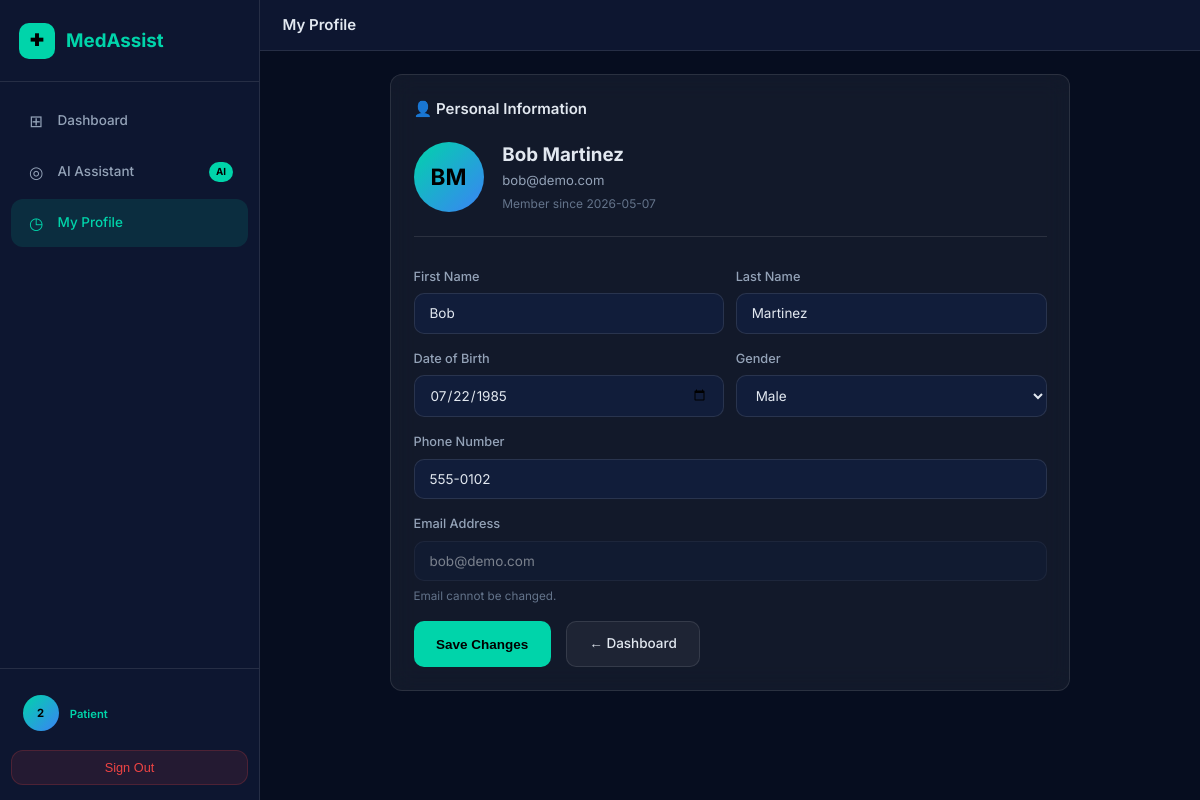
The app's page /profile (signed in) with its own data.
### tables this page shows
CREATE TABLE PATIENT (
    Patient_ID       INTEGER PRIMARY KEY AUTOINCREMENT,
    First_Name       TEXT NOT NULL,
    Last_Name        TEXT NOT NULL,
    DOB              TEXT,
    Gender           TEXT,
    Phone            TEXT,
    Email            TEXT NOT NULL UNIQUE,
    Password_Hash    TEXT NOT NULL,
    Role             TEXT NOT NULL DEFAULT 'patient',   -- 'patient' | 'doctor' | 'admin'
    Is_Admin         INTEGER DEFAULT 0,
    Linked_Doctor_ID INTEGER,                           -- FK to DOCTOR (for doctor accounts)
    Created_At       DATETIME DEFAULT CURRENT_TIMESTAMP,
    FOREIGN KEY (Linked_Doctor_ID) REFERENCES DOCTOR(Doctor_ID) ON DELETE SET NULL
);

### app/routes/profile.py (the view, shortened to what this page needs)
@profile.route('/profile', methods=['GET', 'POST'])
@login_required
def index():
    patient_id = session['patient_id']
    db = get_db()
    patient = db.execute(
        "SELECT * FROM PATIENT WHERE Patient_ID = ?", (patient_id,)
    ).fetchone()
    if not patient:
        session.clear()
        return redirect(url_for('auth.login'))
    return render_template('profile.html', patient=patient, csrf_token=get_csrf_token())

### app/auth.py (called while the page is built)
def generate_csrf_token() -> str:
    token = secrets.token_hex(32)
    session['csrf_token'] = token
    return token

def get_csrf_token() -> str:
    if 'csrf_token' not in session:
        return generate_csrf_token()
    return session['csrf_token']

def login_required(f):
    @wraps(f)
    def decorated(*args, **kwargs):
        if 'patient_id' not in session:
            if request.is_json:
                return jsonify({'error': 'Authentication required'}), 401
            return redirect(url_for('auth.login', next=request.path))
        return f(*args, **kwargs)
    return decorated

### app/database.py (called while the page is built)
def get_db():
    if 'db' not in g:
        g.db = sqlite3.connect(
            current_app.config['DATABASE'],
            detect_types=sqlite3.PARSE_DECLTYPES
        )
        g.db.row_factory = sqlite3.Row
        g.db.execute("PRAGMA foreign_keys = ON")
        g.db.execute("PRAGMA journal_mode = WAL")
    return g.db

### app/templates/profile.html (shortened to what this page needs)
{% extends 'base.html' %}
{% block topbar_title %}My Profile{% endblock %}
{% block content %}
<div class="page-body">
  <div class="card" id="profile-card" style="max-width:680px;margin:0 auto">
    <div class="card-header">
      <h2 class="card-title">👤 Personal Information</h2>
    </div>
    <div class="profile-avatar-section">
      <div class="profile-avatar">{{ patient['First_Name'][0] }}{{ patient['Last_Name'][0] }}</div>
      <div>
        <div class="profile-name">{{ patient['First_Name'] }} {{ patient['Last_Name'] }}</div>
        <div class="profile-email">{{ patient['Email'] }}</div>
        <div class="profile-since">Member since {{ patient['Created_At'][:10] if patient['Created_At'] else 'N/A' }}</div>
      </div>
    </div>
    <form method="POST" action="{{ url_for('profile.index') }}" id="profile-form">
      <div class="form-row">
        <div class="form-group">
          <label class="form-label" for="first_name">First Name</label>
          <input class="form-input" type="text" id="first_name" name="first_name"
                 value="{{ patient['First_Name'] }}" required/>
        </div>
        <div class="form-group">
          <label class="form-label" for="last_name">Last Name</label>
          <input class="form-input" type="text" id="last_name" name="last_name"
                 value="{{ patient['Last_Name'] }}" required/>
        </div>
      </div>
      <div class="form-row">
        <div class="form-group">
          <label class="form-label" for="dob">Date of Birth</label>
          <input class="form-input" type="date" id="dob" name="dob"
                 value="{{ patient['DOB'] or '' }}"/>
        </div>
        <div class="form-group">
          <label class="form-label" for="gender">Gender</label>
          <select class="form-input" id="gender" name="gender">
            {% for g in ['Male','Female','Other'] %}
            <option value="{{ g }}" {{ 'selected' if patient['Gender'] == g }}>{{ g }}</option>
            {% endfor %}
          </select>
        </div>
      </div>
      <div class="form-group">
        <label class="form-label" for="phone">Phone Number</label>
        <input class="form-input" type="tel" id="phone" name="phone"
               value="{{ patient['Phone'] or '' }}" placeholder="555-0101"/>
      </div>
      <div class="form-group">
        <label class="form-label">Email Address</label>
        <input class="form-input" type="email" value="{{ patient['Email'] }}" disabled/>
        <span class="hint">Email cannot be changed.</span>
      </div>
      <div style="display:flex;gap:1rem;margin-top:1rem">
        <button type="submit" class="btn-primary" id="btn-save-profile">Save Changes</button>
        <a href="{{ url_for('dashboard.index') }}" class="btn-ghost" id="btn-back-dashboard">← Dashboard</a>
      </div>
    </form>
  </div>
</div>
{% endblock %}

### app/templates/base.html (shortened to what this page needs)
<!DOCTYPE html>
<html lang="en">
<head>
  <link rel="stylesheet" href="{{ url_for('static', filename='css/style.css') }}"/>
</head>
<body class="role-{{ session.get('role','guest') }}">
{% if session.get('patient_id') %}
<aside class="sidebar" id="sidebar">
  <div class="sidebar-brand">
    <div class="brand-icon">✚</div>
    <span>MedAssist</span>
  </div>
  <nav class="sidebar-nav">
    {% if session.get('role') == 'doctor' %}
      <a href="{{ url_for('doctor.dashboard') }}" class="nav-item {% if 'doctor' in request.endpoint %}active{% endif %}" id="nav-doctor-dash">
        <span class="nav-icon">🩺</span><span>My Dashboard</span>
      </a>
      <a href="{{ url_for('doctor.appointments_api') }}" class="nav-item" id="nav-doctor-appts" onclick="event.preventDefault(); window.location='/doctor/dashboard#appointments'">
        <span class="nav-icon">📅</span><span>My Appointments</span>
      </a>
      <div class="nav-section-label">LIVE SYNC</div>
      <div class="sync-indicator" id="sync-indicator">
        <span class="sync-dot"></span>
        <span class="sync-text">Appointments syncing…</span>
      </div>
    {% elif session.get('is_admin') %}
      <a href="{{ url_for('admin.index') }}" class="nav-item {% if request.endpoint == 'admin.index' %}active{% endif %}" id="nav-admin">
        <span class="nav-icon">⚙</span><span>Admin Panel</span>
      </a>
    {% else %}
      <a href="{{ url_for('dashboard.index') }}" class="nav-item {% if request.endpoint == 'dashboard.index' %}active{% endif %}" id="nav-dashboard">
        <span class="nav-icon">⊞</span><span>Dashboard</span>
      </a>
      <a href="{{ url_for('chat.chat_page') }}" class="nav-item {% if request.endpoint == 'chat.chat_page' %}active{% endif %}" id="nav-chat">
        <span class="nav-icon">◎</span><span>AI Assistant</span>
        <span class="nav-badge">AI</span>
      </a>
      <a href="{{ url_for('profile.index') }}" class="nav-item {% if request.endpoint == 'profile.index' %}active{% endif %}" id="nav-profile">
        <span class="nav-icon">◷</span><span>My Profile</span>
      </a>
    {% endif %}
  </nav>
  <div class="sidebar-footer">
    <div class="user-pill">
      <div class="user-avatar role-av-{{ session.get('role','patient') }}">
        {% if session.get('role') == 'doctor' %}🩺{% elif session.get('is_admin') %}⚙{% else %}{{ session.get('patient_id','?') }}{% endif %}
      </div>
      <div class="user-info">
        <span class="user-role-badge">{{ session.get('role','patient')|title }}</span>
      </div>
    </div>
    <form action="{{ url_for('auth.logout') }}" method="POST" style="margin:0">
      <button type="submit" class="btn-logout" id="btn-logout">Sign Out</button>
    </form>
  </div>
</aside>
<main class="main-content">
  <div class="topbar">
    <div class="topbar-title">{% block topbar_title %}{% endblock %}</div>
  </div>
  {% block content %}{% endblock %}
</main>
{% endif %}
</body>
</html>

### records on screen
PATIENT: get "Patient", First_Name "B", Last_Name "M", First_Name "Bob", Last_Name "Martinez", Email "bob@demo.com", Created_At "2026-05-07", first_name "Bob", last_name "Martinez", dob "07/22/1985", phone "555-0102"

### other values on screen
{{ session.get('patient_id','?') }} "2"
form field gender "Male"
